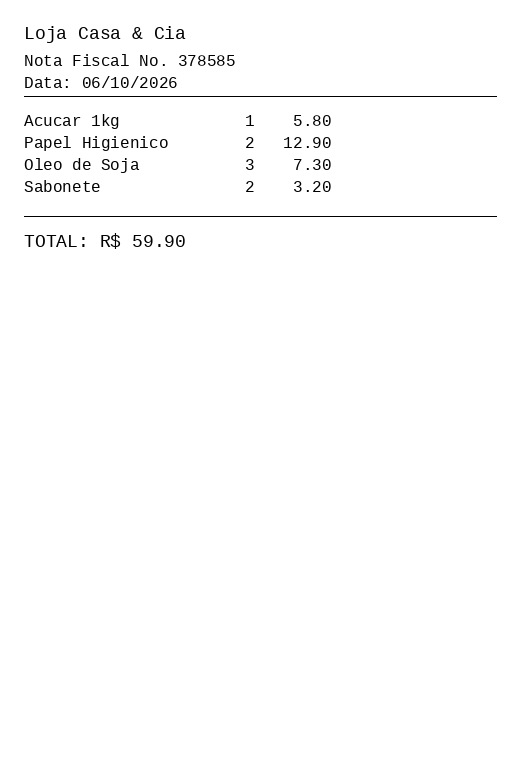
#> input picture samples/input/receipt_00.png, 520 x 760 px; its folder holds only this picture in this run
$ python -i preprocess.py   (imports and definitions only)
#> lines starting #> are read from the running program, lines starting #| are printed output that depends on the picture; after the words box and inside, x2 and y2 are one past the last pixel; in counts of white or black regions, pixels touching at a corner belong together
#> further down, picture is the input picture: shape (760, 520, 3); min 0, max 255, mean 252.1
import cv2
import numpy as np


def preprocess_image(image: np.ndarray) -> np.ndarray:
    """Grayscale + denoise + Otsu threshold.

    Otsu's global threshold preserves fine glyph spacing (numbers, columns)
    far better than an aggressive adaptive threshold, while still cleaning
    up scan noise and uneven lighting from photographed (not just scanned)
    receipts. Denoising runs first so Otsu's histogram split isn't thrown
    off by salt-and-pepper noise.
    """
    gray = cv2.cvtColor(image, cv2.COLOR_BGR2GRAY)
    denoised = cv2.fastNlMeansDenoising(gray, h=10)
    _, thresh = cv2.threshold(denoised, 0, 255, cv2.THRESH_BINARY + cv2.THRESH_OTSU)
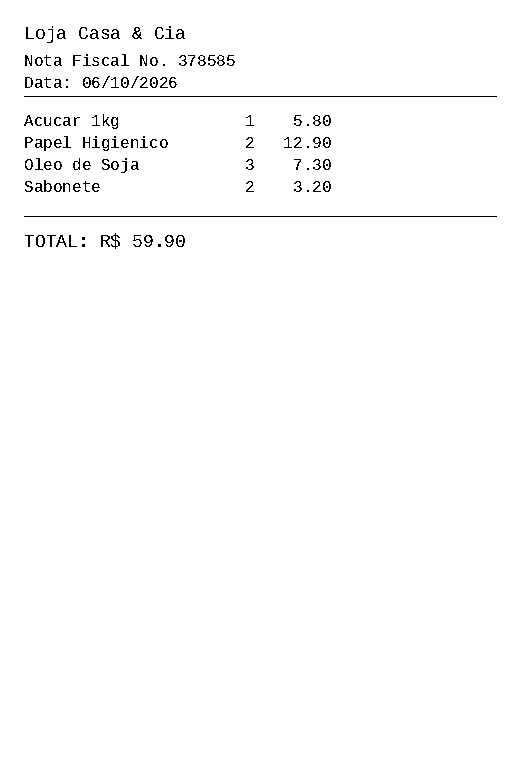
#> thresh: shape (760, 520); 98.7% white; black in thin lines or dots, all inside (x1, y1, x2, y2) = (24, 26, 497, 249)
    return thresh

>>> import cv2
>>> picture = cv2.imread('../samples/input/receipt_00.png')
>>> result = preprocess_image(picture)

$ run again, on samples/input/receipt_01.png
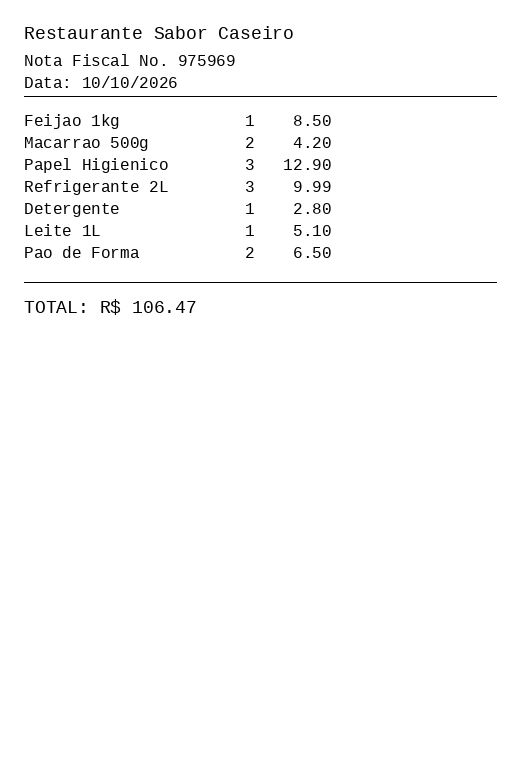
#> input picture samples/input/receipt_01.png, 520 x 760 px
#> picture is the input picture: shape (760, 520, 3); min 0, max 255, mean 250.9
#> in preprocess_image, `_, thresh = cv2.threshold(denoised, 0, 255, cv2.THRESH_BINARY + cv2.TH..`:
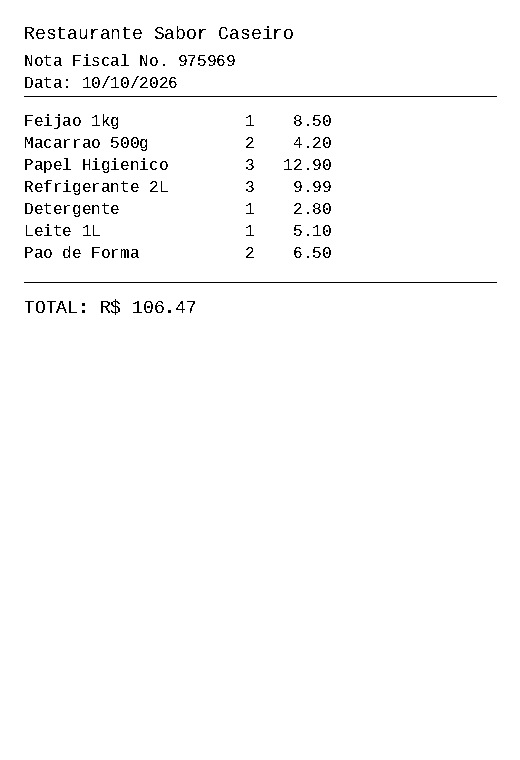
#> thresh: shape (760, 520); 98.3% white; black in thin lines or dots, all inside (x1, y1, x2, y2) = (24, 26, 497, 315)
